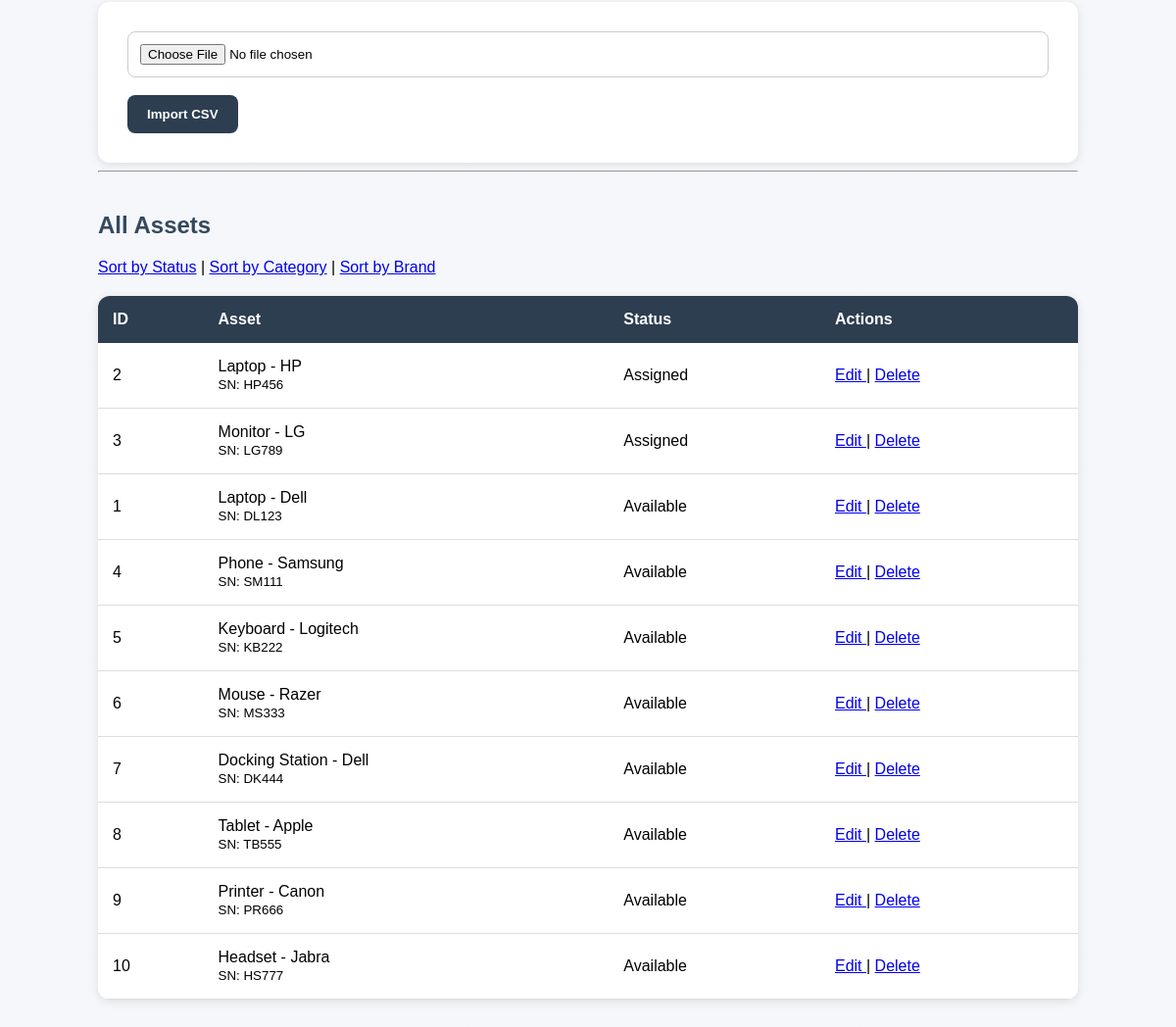
The page /assets/add (lower part) on the database as committed earlier.
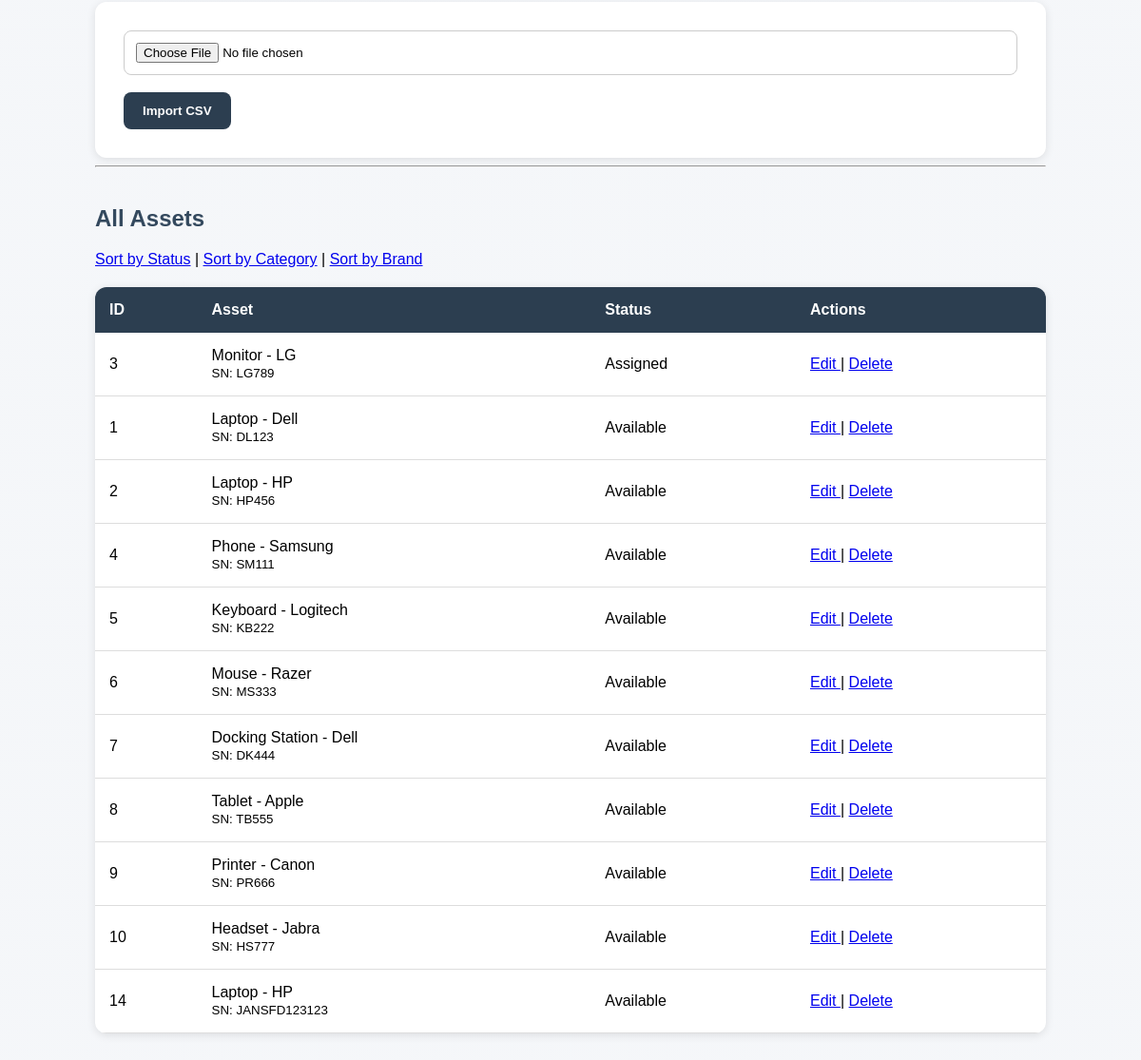
The same page on the database as committed later.
### tables this page shows
CREATE TABLE assets (
        id INTEGER PRIMARY KEY AUTOINCREMENT,
        category TEXT,
        brand TEXT,
        serial_number TEXT UNIQUE,
        status TEXT NOT NULL DEFAULT 'Available',
        purchase_date TEXT
    );

### routes/assets.py (the view, shortened to what this page needs)
    @app.route("/assets/add", methods=["GET", "POST"])
    def add_asset_route():
        sort_by = request.args.get("sort", "status")
        assets = get_all_assets(sort_by)
        return render_template("assets/add.html",assets=assets)

### services/add_assets.py (called while the page is built)
def get_all_assets(sort_by="status"):
    conn = sqlite3.connect(DB_PATH)
    conn.row_factory = sqlite3.Row
    cursor = conn.cursor()
    allowed_sorts = {
    "status": "status",
    "category": "category",
    "brand": "brand"
    }
    sort_column = allowed_sorts.get(sort_by, "status")
    query = f"""
        SELECT *
        FROM assets
        ORDER BY {sort_column}"""
    cursor.execute(query)
    data = cursor.fetchall()
    conn.close()
    return data

### templates/assets/add.html (shortened to what this page needs)
<!DOCTYPE html>
<html>
<head>
    <link rel="stylesheet"
          href="{{ url_for('static', filename='style.css') }}">
</head>
<body>
<div class="container">
    <form method="POST"
          enctype="multipart/form-data">
        <input type="file"
               name="csv_file"
               accept=".csv"
               required>
        <br><br>
        <button type="submit"
                name="import_csv">
            Import CSV
        </button>
    </form>
    <hr>
    <h2>All Assets</h2>
    <p>
    <a href="?sort=status">Sort by Status</a>
    |
    <a href="?sort=category">Sort by Category</a>
    |
    <a href="?sort=brand">Sort by Brand</a>
    </p>
    <table>
        <tr>
            <th>ID</th>
            <th>Asset</th>
            <th>Status</th>
            <th>Actions</th>
        </tr>
        {% for asset in assets %}
        <tr>
            <td>
                {{ asset["id"] }}
            </td>
            <td>
                {{ asset["category"] }}
                -
                {{ asset["brand"] }}
                <br>
                <small>
                    SN:
                    {{ asset["serial_number"] }}
                </small>
            </td>
            <td>
                {{ asset["status"] }}
            </td>
            <td>
                <a href="/assets/edit/{{ asset['id'] }}">
                    Edit
                </a>
                |
                <a href="/assets/delete/{{ asset['id'] }}">
                    Delete
                </a>
            </td>
        </tr>
        {% endfor %}
    </table>
</div>
</body>
</html>

Rows that differ between the two databases and show on the page:
changed assets "HP456": status "Assigned" → "Available"; moves down the list
added assets: id "14", category "Laptop", brand "HP", serial_number "JANSFD123123", status "Available"
